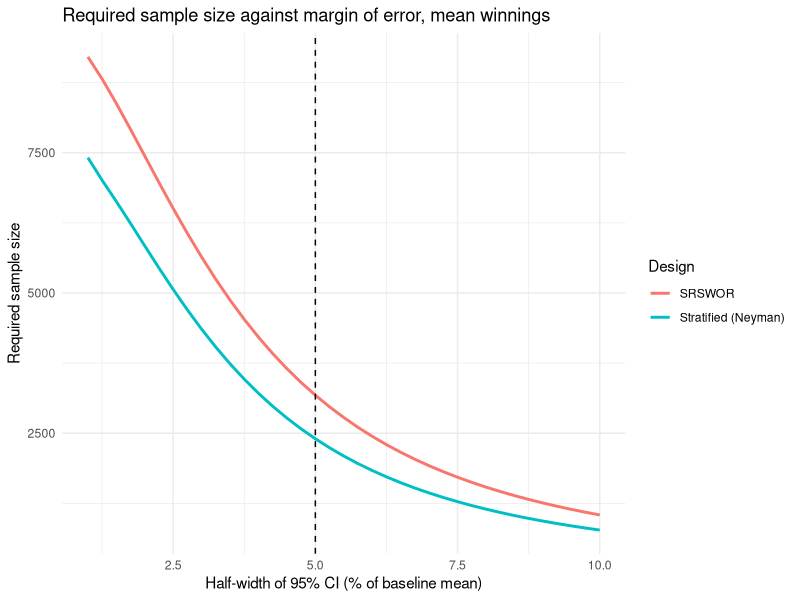
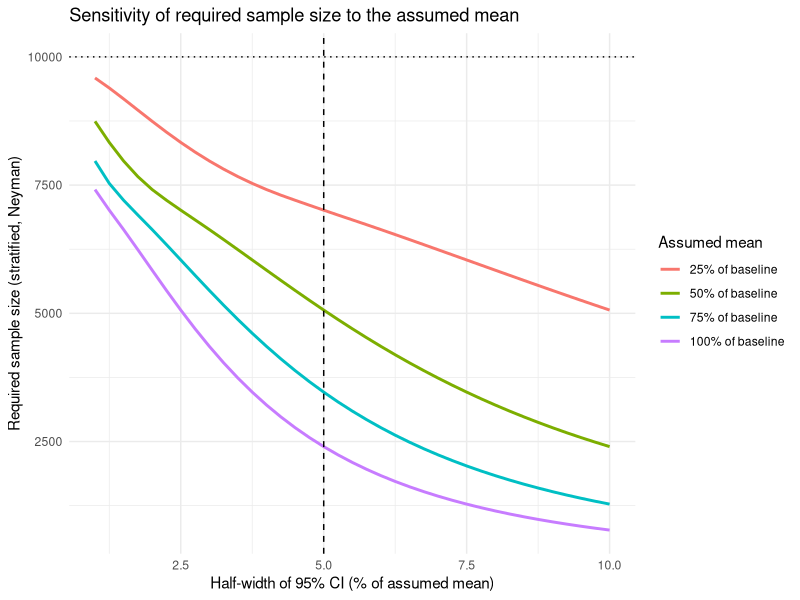
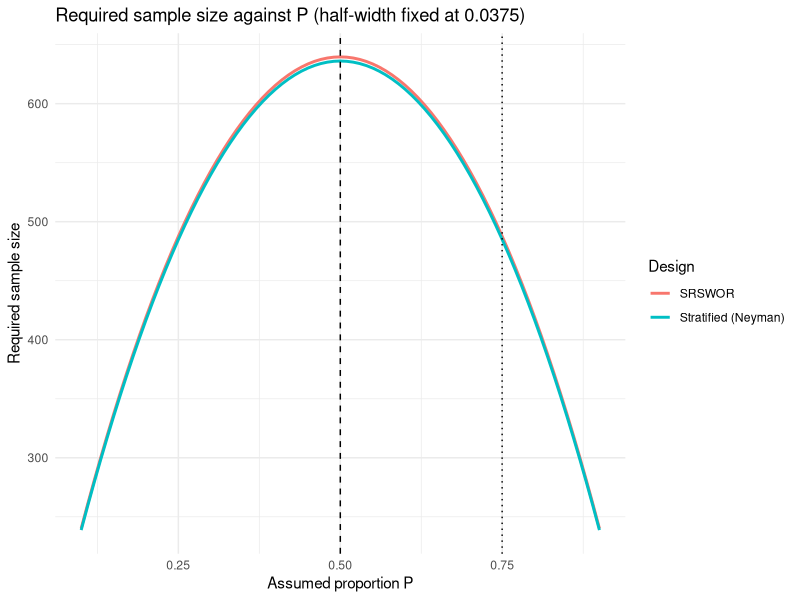

These figures' R source, in order:
# 02_sample_size.R
# Section B: sample-size determination.
# Primary design : stratified random sampling by region, Neyman allocation
# Benchmark      : SRSWOR
# Primary        : mean winnings per contestant (USD)
# Secondary      : proportion who won less than the opening expected value
#
# Run 01_simulate_population.R first; this script reads data/population.csv.

library(ggplot2)

population <- read.csv(file.path("data", "population.csv"))

N         <- nrow(population)
z         <- qnorm(0.975)   # 95% confidence
rel_e     <- 0.05           # half-width = 5% of the baseline value
resp_rate <- 0.90           # anticipated response rate (assumed)

dir.create("figures", showWarnings = FALSE)

# ---- Prior information ----------------------------------------------------
# The baseline values and stratum variances are treated as known prior
# information, as the project brief allows.

strata <- do.call(rbind, lapply(split(population, population$region),
  function(d) data.frame(
    region = d$region[1],
    N_h    = nrow(d),
    S_h    = sd(d$winnings_usd),
    P_h    = mean(d$below_ev)
  )))
strata$W_h  <- strata$N_h / N
strata$Sp_h <- sqrt(strata$N_h / (strata$N_h - 1) * strata$P_h * (1 - strata$P_h))

mu0 <- mean(population$winnings_usd)
P0  <- mean(population$below_ev)
S_y <- sd(population$winnings_usd)
S_p <- sqrt(N / (N - 1) * P0 * (1 - P0))

# ---- Sample-size formulas -------------------------------------------------

# SRSWOR: n0 = (z S / e)^2, then the finite population correction
# n = n0 / (1 + n0 / N)
n_srs <- function(e, S, N) {
  n0 <- (z * S / e)^2
  n0 / (1 + n0 / N)
}

# Stratified with Neyman allocation (n_h proportional to N_h S_h), with fpc:
# n = (sum N_h S_h)^2 / (N^2 V + sum N_h S_h^2),  where V = (e / z)^2
# For tight precision, unconstrained Neyman allocation can exceed N_h.
# Set such strata to census, then optimise allocation over the remaining
# strata. Census strata contribute zero variance; population weights remain
# N_h / N for the original population. Returns a continuous lower bound.
capped_neyman <- function(e, N_h, S_h) {
  stopifnot(e > 0, all(N_h > 1), all(S_h > 0))
  V <- (e / z)^2
  N <- sum(N_h)
  nh <- numeric(length(N_h))
  free <- rep(TRUE, length(N_h))
  repeat {
    c_mult <- sum(N_h[free] * S_h[free]) /
      (N^2 * V + sum(N_h[free] * S_h[free]^2))
    nh[free] <- c_mult * N_h[free] * S_h[free]
    hit <- free & nh >= N_h
    if (!any(hit)) break
    nh[hit] <- N_h[hit]
    free[hit] <- FALSE
    if (!any(free)) break
  }
  nh
}
n_neyman <- function(e, N_h, S_h) sum(capped_neyman(e, N_h, S_h))

neyman_alloc <- function(n, N_h, S_h) n * N_h * S_h / sum(N_h * S_h)

# Variance of the estimated mean under each design
var_strat <- function(n_h, N_h, S_h) {
  W_h <- N_h / sum(N_h)
  sum(W_h^2 * (1 - n_h / N_h) * S_h^2 / n_h)
}
var_srs <- function(n, S, N) (1 - n / N) * S^2 / n

# ---- B3 to B5: minimum sample size and allocation -------------------------

e_mean <- rel_e * mu0
e_prop <- rel_e * P0

n_req <- data.frame(
  parameter = c("Mean winnings", "Proportion below opening EV"),
  baseline  = c(mu0, P0),
  half_width = c(e_mean, e_prop),
  n_srswor  = ceiling(c(n_srs(e_mean, S_y, N), n_srs(e_prop, S_p, N))),
  n_strat   = ceiling(c(n_neyman(e_mean, strata$N_h, strata$S_h),
                        n_neyman(e_prop, strata$N_h, strata$Sp_h)))
)
print(n_req)

# The allocation is driven by the primary parameter (the mean)
strata$n_h       <- ceiling(neyman_alloc(n_neyman(e_mean, strata$N_h, strata$S_h),
                                         strata$N_h, strata$S_h))
strata$n_h_final <- ceiling(strata$n_h / resp_rate)   # allow for non-response
stopifnot(all(strata$n_h_final <= strata$N_h))

n_total       <- sum(strata$n_h)
n_total_final <- sum(strata$n_h_final)

# Design effect of the stratified design relative to SRSWOR of the same size
deff_mean <- var_strat(strata$n_h, strata$N_h, strata$S_h) /
             var_srs(n_total, S_y, N)

# Check that the same sample also meets the 5% bound for the proportion
hw_prop <- z * sqrt(var_strat(strata$n_h, strata$N_h, strata$Sp_h))
deff_prop <- var_strat(strata$n_h, strata$N_h, strata$Sp_h) /
             var_srs(n_total, S_p, N)

print(strata)
cat("Total sample before non-response:", n_total, "\n")
cat("Total sample to select (response rate", resp_rate, "):", n_total_final, "\n")
cat("Design effect, mean:", round(deff_mean, 3), "\n")
cat("Half-width for the proportion with this sample:", round(hw_prop, 4),
    "(target", round(e_prop, 4), ")\n")
cat("Design effect, proportion:", round(deff_prop, 3), "\n")

# ---- B6: sample size against margin of error ------------------------------
# Margin of error expressed as a percentage of the baseline mean.

rel_grid <- seq(0.01, 0.10, by = 0.0025)

curve_b6 <- rbind(
  data.frame(rel_e = rel_grid, design = "Stratified (Neyman)",
             n = sapply(rel_grid * mu0, n_neyman, N_h = strata$N_h, S_h = strata$S_h)),
  data.frame(rel_e = rel_grid, design = "SRSWOR",
             n = sapply(rel_grid * mu0, n_srs, S = S_y, N = N))
)

p_b6 <- ggplot(curve_b6, aes(100 * rel_e, n, colour = design)) +
  geom_line(linewidth = 1) +
  geom_vline(xintercept = 5, linetype = "dashed") +
  labs(x = "Half-width of 95% CI (% of baseline mean)",
       y = "Required sample size",
       colour = "Design",
       title = "Required sample size against margin of error, mean winnings") +
  theme_minimal()
ggsave(file.path("figures", "B6_n_vs_margin.png"), p_b6, width = 7, height = 4.5)

# ---- B7 and B8: sensitivity to the assumed mean ---------------------------
# Held fixed: N, stratum sizes N_h, stratum SDs S_h, capacity-constrained Neyman allocation rule,
# 95% confidence. Only the assumed mean changes, so the absolute margin
# (a percentage of the assumed mean) shrinks as the assumed mean falls.

k_vals <- c(0.25, 0.50, 0.75, 1.00)

curve_b7 <- do.call(rbind, lapply(k_vals, function(k)
  data.frame(rel_e = rel_grid,
             assumed = paste0(100 * k, "% of baseline"),
             n = sapply(rel_grid * k * mu0, n_neyman,
                        N_h = strata$N_h, S_h = strata$S_h))))
curve_b7$assumed <- factor(curve_b7$assumed,
                           levels = paste0(100 * k_vals, "% of baseline"))

p_b7 <- ggplot(curve_b7, aes(100 * rel_e, n, colour = assumed)) +
  geom_line(linewidth = 1) +
  geom_vline(xintercept = 5, linetype = "dashed") +
  geom_hline(yintercept = N, linetype = "dotted") +
  labs(x = "Half-width of 95% CI (% of assumed mean)",
       y = "Required sample size (stratified, Neyman)",
       colour = "Assumed mean",
       title = "Sensitivity of required sample size to the assumed mean") +
  theme_minimal()
ggsave(file.path("figures", "B7_sensitivity_mean.png"), p_b7, width = 7, height = 4.5)

table_b7 <- data.frame(
  assumed_mean = k_vals * mu0,
  pct_baseline = 100 * k_vals,
  n_strat = ceiling(sapply(rel_e * k_vals * mu0, n_neyman,
                           N_h = strata$N_h, S_h = strata$S_h)),
  n_srswor = ceiling(sapply(rel_e * k_vals * mu0, n_srs, S = S_y, N = N))
)
print(table_b7)

# ---- B9: proportion, P from 0.10 to 0.90 ----------------------------------
# Held fixed: N, the absolute half-width e_prop (5% of the baseline P),
# 95% confidence, and the Neyman design effect at the baseline. The
# variance P(1 - P) is largest at P = 0.5, so n peaks there.

deff_p_fixed <- sum(strata$W_h * strata$Sp_h)^2 / S_p^2   # Neyman, ignoring fpc

P_grid <- seq(0.10, 0.90, by = 0.01)
S_grid <- sqrt(N / (N - 1) * P_grid * (1 - P_grid))

curve_b9 <- rbind(
  data.frame(P = P_grid, design = "SRSWOR",
             n = n_srs(e_prop, S_grid, N)),
  data.frame(P = P_grid, design = "Stratified (Neyman)",
             n = n_srs(e_prop, sqrt(deff_p_fixed) * S_grid, N))
)

p_b9 <- ggplot(curve_b9, aes(P, n, colour = design)) +
  geom_line(linewidth = 1) +
  geom_vline(xintercept = 0.5, linetype = "dashed") +
  geom_vline(xintercept = P0, linetype = "dotted") +
  labs(x = "Assumed proportion P",
       y = "Required sample size",
       colour = "Design",
       title = paste0("Required sample size against P (half-width fixed at ",
                      round(e_prop, 4), ")")) +
  theme_minimal()
ggsave(file.path("figures", "B9_n_vs_P.png"), p_b9, width = 7, height = 4.5)

table_b9 <- data.frame(P = c(0.10, 0.25, 0.50, P0, 0.90))
table_b9$PQ       <- table_b9$P * (1 - table_b9$P)
table_b9$n_srswor <- ceiling(n_srs(e_prop, sqrt(N / (N - 1) * table_b9$PQ), N))
print(table_b9)

# Save planning outputs so the report uses the executed calculations.
dir.create("output", showWarnings = FALSE)
write.csv(n_req, "output/B_sample_size_summary.csv", row.names = FALSE)
write.csv(strata, "output/B_allocation.csv", row.names = FALSE)
write.csv(table_b7, "output/B_sensitivity.csv", row.names = FALSE)
write.csv(table_b9, "output/B_proportion_sensitivity.csv", row.names = FALSE)

# Verify feasibility and target variance throughout BOTH sensitivity grids.
for (k in k_vals) for (margin in rel_grid) {
  a <- capped_neyman(margin * k * mu0, strata$N_h, strata$S_h)
  stopifnot(all(a > 0), all(a <= strata$N_h),
    abs(var_strat(a, strata$N_h, strata$S_h) -
        (margin * k * mu0 / z)^2) < 1e-5)
}
